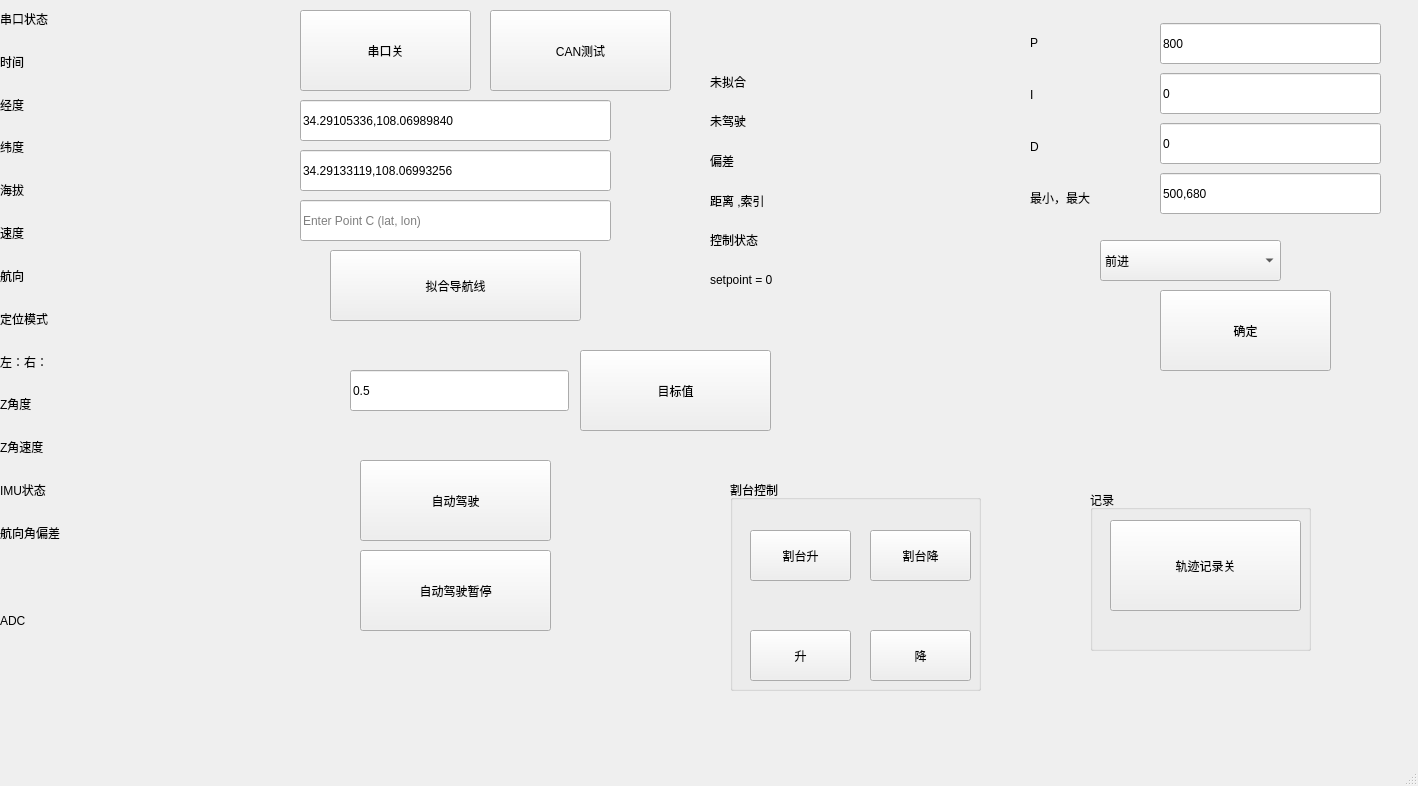
<?xml version="1.0" encoding="UTF-8"?>
<ui version="4.0">
 <class>MainWindow</class>
 <widget class="QMainWindow" name="MainWindow">
  <property name="geometry">
   <rect>
    <x>0</x>
    <y>0</y>
    <width>1418</width>
    <height>786</height>
   </rect>
  </property>
  <property name="windowTitle">
   <string>AutoDrivingDemo</string>
  </property>
  <widget class="QWidget" name="centralwidget">
   <widget class="QPushButton" name="pushButton_serial_GNSS">
    <property name="geometry">
     <rect>
      <x>300</x>
      <y>10</y>
      <width>171</width>
      <height>81</height>
     </rect>
    </property>
    <property name="text">
     <string>串口关</string>
    </property>
   </widget>
   <widget class="QPushButton" name="pushButton_AutoDriving">
    <property name="geometry">
     <rect>
      <x>360</x>
      <y>460</y>
      <width>191</width>
      <height>81</height>
     </rect>
    </property>
    <property name="text">
     <string>自动驾驶</string>
    </property>
   </widget>
   <widget class="QPushButton" name="pushButton_fit">
    <property name="geometry">
     <rect>
      <x>330</x>
      <y>250</y>
      <width>251</width>
      <height>71</height>
     </rect>
    </property>
    <property name="text">
     <string>拟合导航线</string>
    </property>
   </widget>
   <widget class="QPushButton" name="pushButton_CAN">
    <property name="geometry">
     <rect>
      <x>490</x>
      <y>10</y>
      <width>181</width>
      <height>81</height>
     </rect>
    </property>
    <property name="text">
     <string>CAN测试</string>
    </property>
   </widget>
   <widget class="QGroupBox" name="groupBox_4">
    <property name="geometry">
     <rect>
      <x>1090</x>
      <y>490</y>
      <width>221</width>
      <height>161</height>
     </rect>
    </property>
    <property name="title">
     <string>记录</string>
    </property>
    <widget class="QPushButton" name="pushButton_TrackRecord">
     <property name="geometry">
      <rect>
       <x>20</x>
       <y>30</y>
       <width>191</width>
       <height>91</height>
      </rect>
     </property>
     <property name="text">
      <string>轨迹记录关</string>
     </property>
    </widget>
   </widget>
   <widget class="QWidget" name="verticalLayoutWidget">
    <property name="geometry">
     <rect>
      <x>0</x>
      <y>0</y>
      <width>261</width>
      <height>551</height>
     </rect>
    </property>
    <layout class="QVBoxLayout" name="verticalLayout">
     <item>
      <widget class="QLabel" name="label_serial_state">
       <property name="text">
        <string>串口状态</string>
       </property>
      </widget>
     </item>
     <item>
      <widget class="QLabel" name="label_UTCTime">
       <property name="text">
        <string>时间</string>
       </property>
      </widget>
     </item>
     <item>
      <widget class="QLabel" name="label_lon">
       <property name="text">
        <string>经度</string>
       </property>
      </widget>
     </item>
     <item>
      <widget class="QLabel" name="label_lat">
       <property name="text">
        <string>纬度</string>
       </property>
      </widget>
     </item>
     <item>
      <widget class="QLabel" name="label_alt">
       <property name="text">
        <string>海拔</string>
       </property>
      </widget>
     </item>
     <item>
      <widget class="QLabel" name="label_speed">
       <property name="text">
        <string>速度</string>
       </property>
      </widget>
     </item>
     <item>
      <widget class="QLabel" name="label_cource">
       <property name="text">
        <string>航向</string>
       </property>
      </widget>
     </item>
     <item>
      <widget class="QLabel" name="label_positionmode">
       <property name="text">
        <string>定位模式</string>
       </property>
      </widget>
     </item>
     <item>
      <widget class="QLabel" name="label_left_right">
       <property name="text">
        <string>左：右：</string>
       </property>
      </widget>
     </item>
     <item>
      <widget class="QLabel" name="label_Z_d">
       <property name="text">
        <string>Z角度</string>
       </property>
      </widget>
     </item>
     <item>
      <widget class="QLabel" name="label_Z_ang_vel">
       <property name="text">
        <string>Z角速度</string>
       </property>
      </widget>
     </item>
     <item>
      <widget class="QLabel" name="label_IMU_state">
       <property name="text">
        <string>IMU状态</string>
       </property>
      </widget>
     </item>
     <item>
      <widget class="QLabel" name="label_heading_error">
       <property name="text">
        <string>航向角偏差</string>
       </property>
      </widget>
     </item>
    </layout>
   </widget>
   <widget class="QLineEdit" name="lineEdit_pointA">
    <property name="geometry">
     <rect>
      <x>300</x>
      <y>100</y>
      <width>311</width>
      <height>41</height>
     </rect>
    </property>
    <property name="text">
     <string>34.29105336,108.06989840</string>
    </property>
    <property name="placeholderText">
     <string>Enter Point A (lat, lon)</string>
    </property>
   </widget>
   <widget class="QLineEdit" name="lineEdit_pointB">
    <property name="geometry">
     <rect>
      <x>300</x>
      <y>150</y>
      <width>311</width>
      <height>41</height>
     </rect>
    </property>
    <property name="text">
     <string>34.29133119,108.06993256</string>
    </property>
    <property name="placeholderText">
     <string>Enter Point B (lat, lon)</string>
    </property>
   </widget>
   <widget class="QLineEdit" name="lineEdit_pointC">
    <property name="geometry">
     <rect>
      <x>300</x>
      <y>200</y>
      <width>311</width>
      <height>41</height>
     </rect>
    </property>
    <property name="text">
     <string/>
    </property>
    <property name="placeholderText">
     <string>Enter Point C (lat, lon)</string>
    </property>
   </widget>
   <widget class="QPushButton" name="pushButton_valve_Confirm">
    <property name="geometry">
     <rect>
      <x>1160</x>
      <y>290</y>
      <width>171</width>
      <height>81</height>
     </rect>
    </property>
    <property name="text">
     <string>确定</string>
    </property>
   </widget>
   <widget class="QPushButton" name="pushButton_AutoSuspend">
    <property name="geometry">
     <rect>
      <x>360</x>
      <y>550</y>
      <width>191</width>
      <height>81</height>
     </rect>
    </property>
    <property name="text">
     <string>自动驾驶暂停</string>
    </property>
   </widget>
   <widget class="QGroupBox" name="groupBox_5">
    <property name="geometry">
     <rect>
      <x>730</x>
      <y>480</y>
      <width>251</width>
      <height>211</height>
     </rect>
    </property>
    <property name="title">
     <string>割台控制</string>
    </property>
    <widget class="QPushButton" name="pushButton_header_up">
     <property name="geometry">
      <rect>
       <x>20</x>
       <y>50</y>
       <width>101</width>
       <height>51</height>
      </rect>
     </property>
     <property name="text">
      <string>割台升</string>
     </property>
    </widget>
    <widget class="QPushButton" name="pushButton_Reel_UP">
     <property name="geometry">
      <rect>
       <x>20</x>
       <y>150</y>
       <width>101</width>
       <height>51</height>
      </rect>
     </property>
     <property name="text">
      <string>升</string>
     </property>
    </widget>
    <widget class="QPushButton" name="pushButton_Reel_Down">
     <property name="geometry">
      <rect>
       <x>140</x>
       <y>150</y>
       <width>101</width>
       <height>51</height>
      </rect>
     </property>
     <property name="text">
      <string>降</string>
     </property>
    </widget>
    <widget class="QPushButton" name="pushButton_header_down">
     <property name="geometry">
      <rect>
       <x>140</x>
       <y>50</y>
       <width>101</width>
       <height>51</height>
      </rect>
     </property>
     <property name="text">
      <string>割台降</string>
     </property>
    </widget>
   </widget>
   <widget class="QComboBox" name="comboBox_ForB">
    <property name="geometry">
     <rect>
      <x>1100</x>
      <y>240</y>
      <width>181</width>
      <height>41</height>
     </rect>
    </property>
    <item>
     <property name="text">
      <string>前进</string>
     </property>
    </item>
    <item>
     <property name="text">
      <string>后退</string>
     </property>
    </item>
   </widget>
   <widget class="QWidget" name="verticalLayoutWidget_2">
    <property name="geometry">
     <rect>
      <x>700</x>
      <y>60</y>
      <width>291</width>
      <height>241</height>
     </rect>
    </property>
    <layout class="QVBoxLayout" name="verticalLayout_2">
     <property name="spacing">
      <number>7</number>
     </property>
     <property name="leftMargin">
      <number>10</number>
     </property>
     <property name="topMargin">
      <number>5</number>
     </property>
     <property name="rightMargin">
      <number>10</number>
     </property>
     <property name="bottomMargin">
      <number>5</number>
     </property>
     <item>
      <widget class="QLabel" name="label_Fit_flag">
       <property name="text">
        <string>未拟合</string>
       </property>
      </widget>
     </item>
     <item>
      <widget class="QLabel" name="label_AutoPrompt">
       <property name="text">
        <string>未驾驶</string>
       </property>
      </widget>
     </item>
     <item>
      <widget class="QLabel" name="label_error">
       <property name="text">
        <string>偏差</string>
       </property>
      </widget>
     </item>
     <item>
      <widget class="QLabel" name="label_index_num">
       <property name="text">
        <string>距离 ,索引</string>
       </property>
      </widget>
     </item>
     <item>
      <widget class="QLabel" name="label_AutoState">
       <property name="text">
        <string>控制状态</string>
       </property>
      </widget>
     </item>
     <item>
      <widget class="QLabel" name="label_setpoint_current">
       <property name="text">
        <string>setpoint = 0</string>
       </property>
      </widget>
     </item>
    </layout>
   </widget>
   <widget class="QWidget" name="verticalLayoutWidget_3">
    <property name="geometry">
     <rect>
      <x>0</x>
      <y>560</y>
      <width>261</width>
      <height>121</height>
     </rect>
    </property>
    <layout class="QVBoxLayout" name="verticalLayout_3">
     <item>
      <widget class="QLabel" name="label_ADC">
       <property name="text">
        <string>ADC</string>
       </property>
      </widget>
     </item>
    </layout>
   </widget>
   <widget class="QWidget" name="verticalLayoutWidget_4">
    <property name="geometry">
     <rect>
      <x>1160</x>
      <y>20</y>
      <width>221</width>
      <height>201</height>
     </rect>
    </property>
    <layout class="QVBoxLayout" name="verticalLayout_4">
     <item>
      <widget class="QLineEdit" name="lineEdit_valve_parameter1">
       <property name="minimumSize">
        <size>
         <width>0</width>
         <height>41</height>
        </size>
       </property>
       <property name="text">
        <string>800</string>
       </property>
      </widget>
     </item>
     <item>
      <widget class="QLineEdit" name="lineEdit_valve_parameter2">
       <property name="minimumSize">
        <size>
         <width>0</width>
         <height>41</height>
        </size>
       </property>
       <property name="text">
        <string>0</string>
       </property>
      </widget>
     </item>
     <item>
      <widget class="QLineEdit" name="lineEdit_valve_parameter3">
       <property name="minimumSize">
        <size>
         <width>0</width>
         <height>41</height>
        </size>
       </property>
       <property name="text">
        <string>0</string>
       </property>
      </widget>
     </item>
     <item>
      <widget class="QLineEdit" name="lineEdit_valve_parameter4">
       <property name="minimumSize">
        <size>
         <width>0</width>
         <height>41</height>
        </size>
       </property>
       <property name="text">
        <string>500,680</string>
       </property>
      </widget>
     </item>
    </layout>
   </widget>
   <widget class="QWidget" name="verticalLayoutWidget_5">
    <property name="geometry">
     <rect>
      <x>1030</x>
      <y>20</y>
      <width>122</width>
      <height>201</height>
     </rect>
    </property>
    <layout class="QVBoxLayout" name="verticalLayout_5">
     <item>
      <widget class="QLabel" name="label_11">
       <property name="text">
        <string>P</string>
       </property>
      </widget>
     </item>
     <item>
      <widget class="QLabel" name="label_12">
       <property name="text">
        <string>I</string>
       </property>
      </widget>
     </item>
     <item>
      <widget class="QLabel" name="label_13">
       <property name="text">
        <string>D</string>
       </property>
      </widget>
     </item>
     <item>
      <widget class="QLabel" name="label_17">
       <property name="text">
        <string>最小，最大</string>
       </property>
      </widget>
     </item>
    </layout>
   </widget>
   <widget class="QPushButton" name="pushButton_setPoint">
    <property name="geometry">
     <rect>
      <x>580</x>
      <y>350</y>
      <width>191</width>
      <height>81</height>
     </rect>
    </property>
    <property name="text">
     <string>目标值</string>
    </property>
   </widget>
   <widget class="QLineEdit" name="lineEdit_setPoint">
    <property name="geometry">
     <rect>
      <x>350</x>
      <y>370</y>
      <width>219</width>
      <height>41</height>
     </rect>
    </property>
    <property name="minimumSize">
     <size>
      <width>0</width>
      <height>41</height>
     </size>
    </property>
    <property name="text">
     <string>0.5</string>
    </property>
   </widget>
  </widget>
  <widget class="QMenuBar" name="menubar">
   <property name="geometry">
    <rect>
     <x>0</x>
     <y>0</y>
     <width>1418</width>
     <height>22</height>
    </rect>
   </property>
  </widget>
  <widget class="QStatusBar" name="statusbar"/>
 </widget>
 <resources/>
 <connections/>
</ui>
